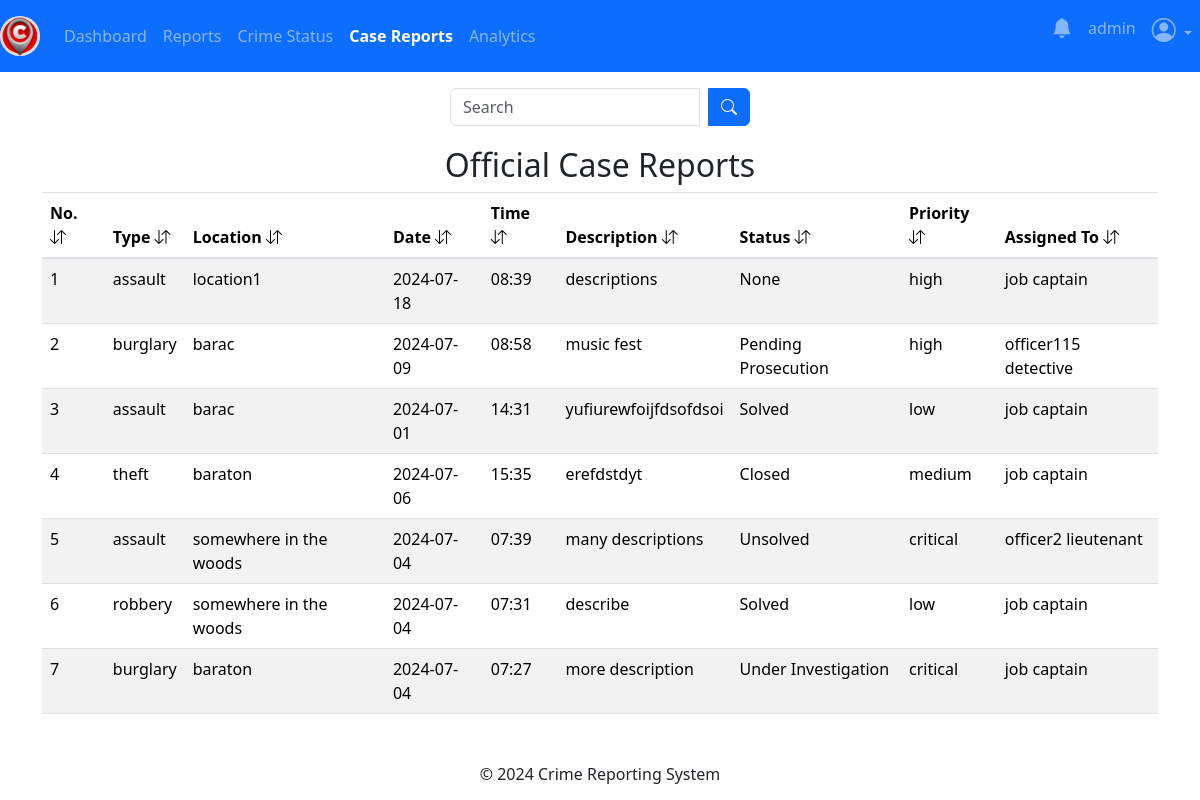
The page /admin/case-reports (signed in) on the database as committed earlier.
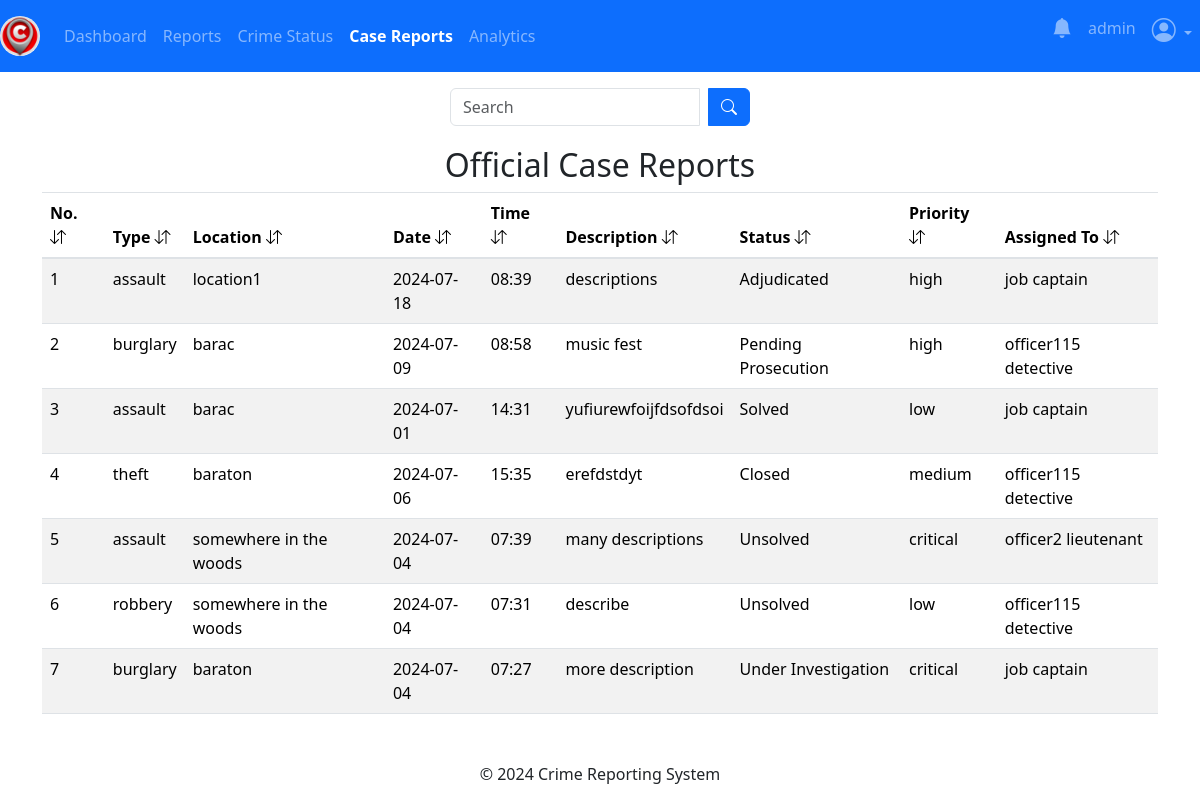
The same page on the database as committed later.
### app/officers/models.py (models this page shows, shortened)
class CaseReport(db.Model, UserMixin):
    report_id = db.Column(db.Integer, primary_key=True)
    crime_type = db.Column(db.String(120), nullable=False)
    location = db.Column(db.String(40), nullable=False)
    phone_number = db.Column(db.String(10))
    date = db.Column(db.String(10), nullable=False)
    time = db.Column(db.String(10), nullable=False)
    description = db.Column(db.Text, nullable=False)
    evidence = db.Column(db.Text, nullable=False)
    urgency = db.Column(db.String(10), nullable=False)
    deadline = db.Column(db.String(20), nullable=True)
    status = db.Column(db.String(50), nullable=True)
    reports = db.Column(db.Text, nullable=True)
    media = db.Column(db.Text, nullable=True)
    filename = db.Column(db.Text, nullable=True)
    mimetype = db.Column(db.Text, nullable=True)
    created_at = db.Column(db.DateTime(timezone=True), default=current_time())
    assigned_at = db.Column(db.DateTime(timezone=True), default=current_time())
    assigned_officer_id = db.Column(db.Integer, db.ForeignKey('officers.officer_id'))
    assigned_officer = db.relationship('Officers', back_populates='assignments')

class Officers(db.Model, UserMixin):
    officer_id = db.Column(db.Integer, primary_key=True)
    username = db.Column(db.String(80), unique=True, nullable=False)
    officer_email = db.Column(db.String(120), nullable=False)
    first_name = db.Column(db.String(100), nullable=False)
    last_name = db.Column(db.String(100), nullable=True)
    badge = db.Column(db.String(20), nullable=False)
    rank = db.Column(db.String(10), nullable=False)
    station = db.Column(db.String(20), nullable=False)
    password = db.Column(db.String(128), nullable=False)
    assignments = db.relationship('CaseReport', back_populates='assigned_officer', lazy=True)

### app/admins/routes.py (the view)
@admins.route('/admin/case-reports')
@admin_required
def case_reports():
    search_case_reports = request.args.get('search_case_reports', '')
    try:
        if search_case_reports:
            cases = CaseReport.query.filter(
                CaseReport.location.ilike(f'%{search_case_reports}%') |
                CaseReport.status.ilike(f'%{search_case_reports}%') |
                CaseReport.date.ilike(f'%{search_case_reports}%') |
                CaseReport.time.ilike(f'%{search_case_reports}%') |
                CaseReport.crime_type.ilike(f'%{search_case_reports}%') |
                CaseReport.created_at.ilike(f'%{search_case_reports}%') |
                CaseReport.urgency.ilike(f'%{search_case_reports}%')
            ).order_by(desc(CaseReport.created_at)).all()
        else:
            cases = CaseReport.query.order_by(desc(CaseReport.created_at)).all()
        officers = Officers.query.all()
    except Exception as e:
        current_app.logger.error(f"Database error: {str(e)}")
        flash("An error occurred while retrieving the reports.", "error")
        return redirect(url_for('admins.case_reports'))
    if not cases:
        flash("No case reports found.", "info")
    return render_template('admin/case_reports.html', cases=cases, officers=officers)

### app/admins/routes.py (called while the page is built)
def admin_required(f):
    @wraps(f)
    def decorated_function(*args, **kwargs):
        if not session.get('admin_id'):
            flash('You need to be logged in as an admin to access the page.', 'danger')
            return redirect(url_for('admins.adminIndex'))
        return f(*args, **kwargs)
    return decorated_function

### app/templates/admin/case_reports.html (shortened to what this page needs)
{% extends 'admin/layout.html' %} {% block content %}
<div class="container">
  <br />
  <form
    method="GET"
    action="{{ url_for('admins.case_reports') }}"
    class="search-form"
  >
    <div class="input-group search-input">
      <input
        type="text"
        name="search_case_reports"
        class="form-control"
        placeholder="Search"
      />
      <div class="input-group-append ms-2">
        <button type="submit" class="btn btn-primary">
          <i class="bi bi-search"></i>
        </button>
      </div>
    </div>
  </form>
  {% if cases %}
  <table class="table table-striped table-hover">
    <h2 style="text-align: center">Official Case Reports</h2>
    <thead>
      <tr>
        <th scope="col">No. <i class="bi bi-arrow-down-up"></i></th>
        <th scope="col">Type <i class="bi bi-arrow-down-up"></i></th>
        <th scope="col">Location <i class="bi bi-arrow-down-up"></i></th>
        <th scope="col">Date <i class="bi bi-arrow-down-up"></i></th>
        <th scope="col">Time <i class="bi bi-arrow-down-up"></i></th>
        <th scope="col">Description <i class="bi bi-arrow-down-up"></i></th>
        <th scope="col">Status <i class="bi bi-arrow-down-up"></i></th>
        <th scope="col">Priority <i class="bi bi-arrow-down-up"></i></th>
        <th scope="col">Assigned To <i class="bi bi-arrow-down-up"></i></th>
      </tr>
    </thead>
    <tbody>
      {% for case in cases %}
      <tr
        onclick="goToReportDetails('{{ case.report_id }}')"
        style="cursor: pointer"
      >
        <td>{{ loop.index }}</td>
        <td>{{case. crime_type}}</td>
        <td>{{ case.location }}</td>
        <td>{{ case.date }}</td>
        <td>{{ case.time }}</td>
        <td>{{ case.description }}</td>
        <td>{{ case.status }}</td>
        <td>{{ case.urgency }}</td>
        <td>
          {{ case.assigned_officer.first_name }} {{ case.assigned_officer.rank
          }}
        </td>
      </tr>
      {% endfor %}
    </tbody>
  </table>
  {% endif %}
  {% endblock content %}

Rows that differ between the two databases and show on the page:
changed CaseReport "location1": status "None" → "Adjudicated"
changed CaseReport "theft": assigned_officer.first_name "job" → "officer115"; assigned_officer.rank "captain" → "detective"
changed CaseReport "robbery": status "Solved" → "Unsolved"; assigned_officer.first_name "job" → "officer115"; assigned_officer.rank "captain" → "detective"
